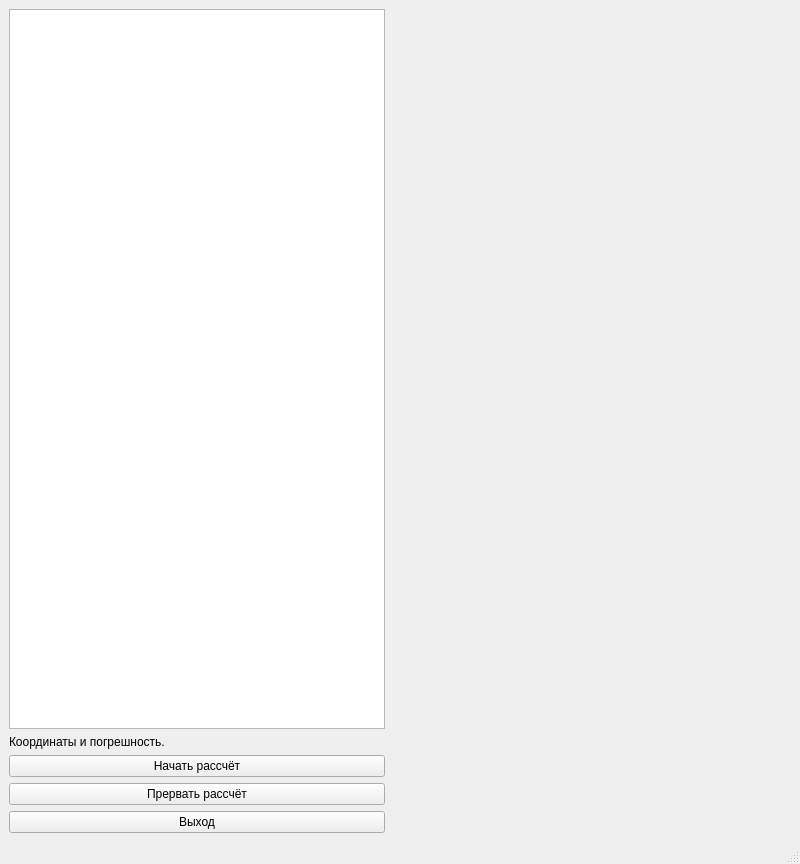
<?xml version="1.0" encoding="UTF-8"?>
<ui version="4.0">
 <class>MainWindow</class>
 <widget class="QMainWindow" name="MainWindow">
  <property name="geometry">
   <rect>
    <x>0</x>
    <y>0</y>
    <width>800</width>
    <height>864</height>
   </rect>
  </property>
  <property name="minimumSize">
   <size>
    <width>800</width>
    <height>864</height>
   </size>
  </property>
  <property name="maximumSize">
   <size>
    <width>800</width>
    <height>864</height>
   </size>
  </property>
  <property name="windowTitle">
   <string>MainWindow</string>
  </property>
  <widget class="QWidget" name="centralwidget">
   <layout class="QGridLayout" name="gridLayout">
    <item row="0" column="0">
     <layout class="QHBoxLayout" name="horizontalLayout">
      <item>
       <layout class="QVBoxLayout" name="verticalLayout_2">
        <item>
         <widget class="QTextEdit" name="textEdit"/>
        </item>
        <item>
         <layout class="QVBoxLayout" name="verticalLayout">
          <item>
           <widget class="QLabel" name="label">
            <property name="text">
             <string>Координаты и погрешность.</string>
            </property>
           </widget>
          </item>
          <item>
           <widget class="QPushButton" name="pushButton_1">
            <property name="text">
             <string>Начать рассчёт</string>
            </property>
           </widget>
          </item>
          <item>
           <widget class="QPushButton" name="pushButton_2">
            <property name="text">
             <string>Прервать рассчёт</string>
            </property>
           </widget>
          </item>
          <item>
           <widget class="QPushButton" name="pushButton_3">
            <property name="text">
             <string>Выход</string>
            </property>
           </widget>
          </item>
         </layout>
        </item>
       </layout>
      </item>
      <item>
       <widget class="QWidget" name="widget" native="true">
        <property name="minimumSize">
         <size>
          <width>400</width>
          <height>800</height>
         </size>
        </property>
        <property name="maximumSize">
         <size>
          <width>400</width>
          <height>800</height>
         </size>
        </property>
       </widget>
      </item>
     </layout>
    </item>
   </layout>
  </widget>
  <widget class="QMenuBar" name="menubar">
   <property name="geometry">
    <rect>
     <x>0</x>
     <y>0</y>
     <width>800</width>
     <height>22</height>
    </rect>
   </property>
  </widget>
  <widget class="QStatusBar" name="statusbar"/>
 </widget>
 <resources/>
 <connections/>
</ui>
